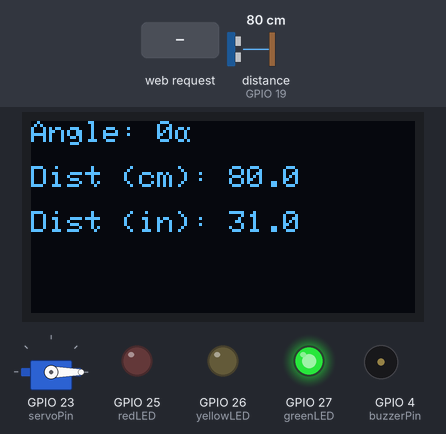
The sketch below on a simulated ESP32. Shown: servo, 128×64 one-colour display, output pins drawn as LEDs (lit = HIGH), buzzer (waves = sounding, pin HIGH). Wiring (inferred from the names in the program): ultrasonic range finder: trigger GPIO 18; echo GPIO 19. Inputs (shaded band) come from the test bench; at power-on: distance to the obstacle (sensor on GPIO 19) 80 cm. The echo pulse lasts 58.3 µs per cm; WiFi joins after 1.5 s; servers stay silent unless stated; pins used as bus, display or sensor lines are not drawn; what the sketch prints to the serial monitor is not drawn.

Above: at 8.2 s.
8.3 s: distance to the obstacle (sensor on GPIO 19) set to 45 cm
At 9.6 s:
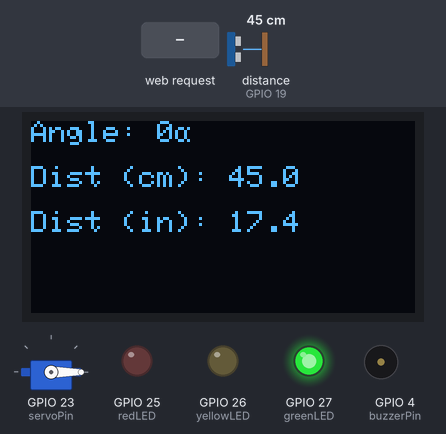
9.9 s: distance to the obstacle (sensor on GPIO 19) set to 36 cm
At 10.12 s:
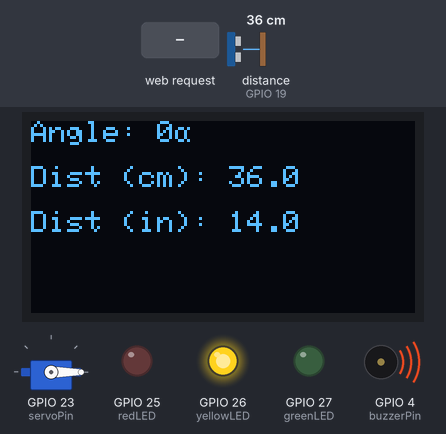
12.1 s: HTTP request GET /set_angle?angle=120 received
At 12.52 s:
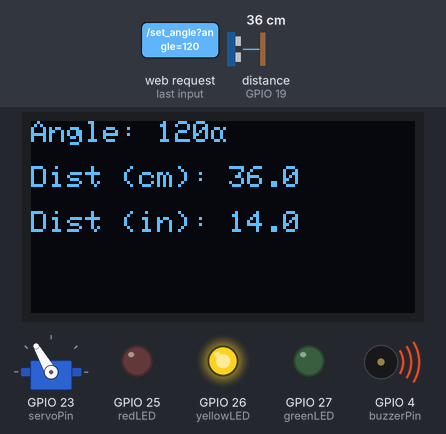
14.1 s: distance to the obstacle (sensor on GPIO 19) set to 16 cm
At 14.32 s:
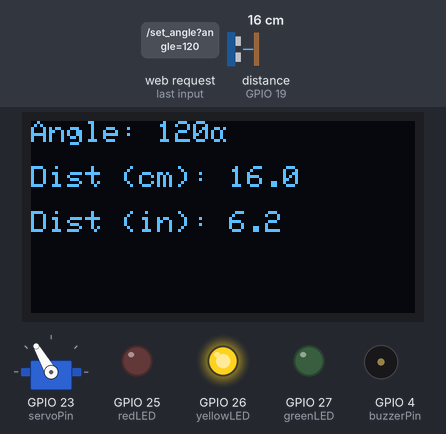
15.7 s: distance to the obstacle (sensor on GPIO 19) set to 13 cm
At 17.48 s:
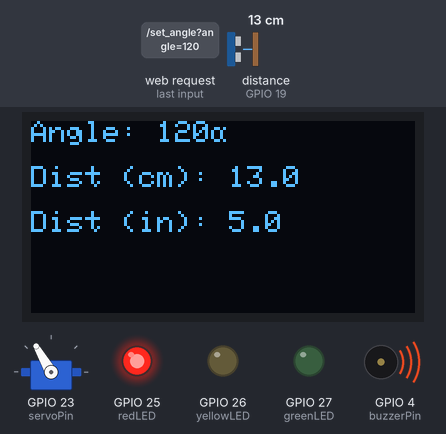
17.5 s: HTTP request GET /set_angle?angle=1 received
At 18.3 s:
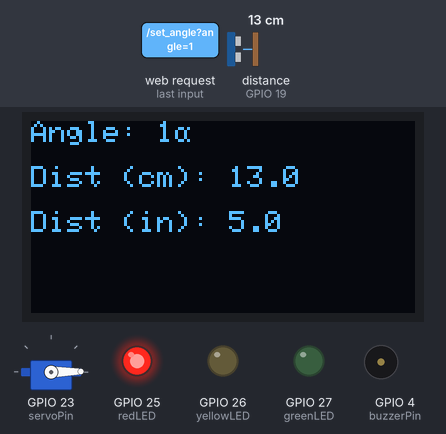
Timing chart, 0 to 20.1 s (numbered marks = the images above; inputs shaded):
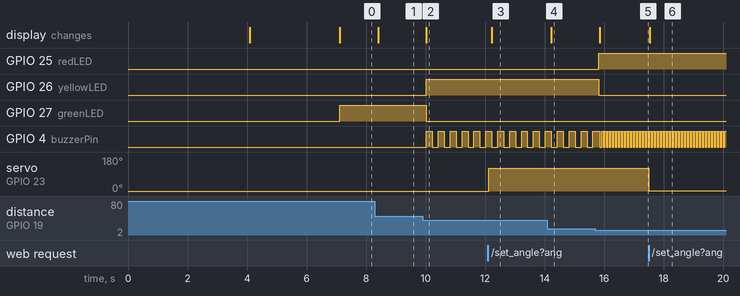

The sketch:

main.ino.ino
```cpp
#include <Wire.h>
#include <Adafruit_GFX.h>
#include <Adafruit_SSD1306.h>
#include <ESP32Servo.h>
#include <WiFi.h>
#include <WebServer.h>

#define SCREEN_WIDTH 128
#define SCREEN_HEIGHT 64

Adafruit_SSD1306 display(SCREEN_WIDTH, SCREEN_HEIGHT, &Wire, -1);

// Pin definitions
#define trigPin 18
#define echoPin 19
#define greenLED 27
#define yellowLED 26
#define redLED 25
#define buzzerPin 4
#define servoPin 23

// Wi-Fi credentials
const char* ssid = "vivo V30e";
const char* password = "12345678"; // Replace with your hotspot password

WebServer server(80);
Servo myServo;

// Global variables for current measurements
float currentDistanceCM = 0.0;
float currentDistanceIN = 0.0;
int currentAngle = 0;

// Buzzer timing variables
unsigned long lastBuzzerChange = 0;
bool buzzerState = LOW;
bool buzzerActive = false;
unsigned long buzzerOnDuration = 0;
unsigned long buzzerOffDuration = 0;

// For non-blocking timing
unsigned long lastMeasurement = 0;
const unsigned long measurementInterval = 100; // ms

void setup() {
  Serial.begin(115200);

  pinMode(trigPin, OUTPUT);
  pinMode(echoPin, INPUT);
  pinMode(greenLED, OUTPUT);
  pinMode(yellowLED, OUTPUT);
  pinMode(redLED, OUTPUT);
  pinMode(buzzerPin, OUTPUT);

  myServo.attach(servoPin);
  myServo.write(0);
  currentAngle = 0;

  // OLED setup
  if (!display.begin(SSD1306_SWITCHCAPVCC, 0x3C)) {
    Serial.println(F("SSD1306 allocation failed"));
    while (true);
  }
  display.clearDisplay();
  display.setTextSize(2);
  display.setTextColor(WHITE);
  display.setCursor(0, 0);
  display.println("Distance");
  display.display();
  delay(2000);

  // WiFi connect
  WiFi.begin(ssid, password);
  int attempts = 0;
  while (WiFi.status() != WL_CONNECTED && attempts < 20) {
    delay(1000);
    Serial.println("Connecting to WiFi...");
    attempts++;
  }
  display.clearDisplay();
  display.setTextSize(1);
  display.setCursor(0, 0);
  display.print("IP: ");
  display.println(WiFi.localIP());
  display.display();
  delay(3000);

  // CSS endpoint
  server.on("/style.css", []() {
    String css = R"rawliteral(
      body {
        font-family: 'Arial', 'Helvetica', sans-serif;
        background: linear-gradient(to right, #1e3c72, #2a5298);
        color: #fff;
        display: flex;
        flex-direction: column;
        align-items: center;
        justify-content: center;
        min-height: 100vh;
        margin: 0;
        padding: 20px;
        box-sizing: border-box;
        transition: all 0.3s ease;
      }
      body.dark-mode {
        background: linear-gradient(to right, #121212, #1f1f1f);
        color: #ddd;
      }
      h1 {
        font-size: 2.5em;
        margin-bottom: 20px;
        text-shadow: 2px 2px 4px rgba(0, 0, 0, 0.5);
      }
      .container {
        background: rgba(255, 255, 255, 0.15);
        padding: 25px;
        border-radius: 20px;
        box-shadow: 0 6px 12px rgba(0, 0, 0, 0.4);
        text-align: center;
        width: 90%;
        max-width: 600px;
        backdrop-filter: blur(5px);
        transition: all 0.3s ease;
      }
      body.dark-mode .container {
        background: rgba(255, 255, 255, 0.05);
      }
      p {
        font-size: 1.5em;
        margin: 10px 0;
        padding: 12px;
        background: rgba(255, 255, 255, 0.2);
        border-radius: 10px;
        box-shadow: 0 2px 4px rgba(0, 0, 0, 0.2);
        transition: all 0.3s ease;
      }
      body.dark-mode p {
        background: rgba(255, 255, 255, 0.1);
      }
      .chart-container {
        position: relative;
        margin-top: 20px;
        background: rgba(255, 255, 255, 0.95);
        border-radius: 15px;
        padding: 15px;
        box-shadow: 0 4px 8px rgba(0, 0, 0, 0.3);
        max-width: 100%;
        overflow: hidden;
        transition: all 0.3s ease;
      }
      body.dark-mode .chart-container {
        background: rgba(0, 0, 0, 0.9);
      }
      canvas {
        max-width: 100%;
        height: auto;
        border-radius: 10px;
      }
      .slider {
        width: 90%;
        margin: 10px 0 24px 0;
        accent-color: #4CAF50;
      }
      .servo-label {
        font-size: 1.2em;
        color: #03A9F4;
        margin-bottom: 20px;
      }
      .button-container {
        margin-top: 20px;
        display: flex;
        flex-wrap: wrap;
        justify-content: center;
        gap: 10px;
      }
      button {
        padding: 10px 20px;
        font-size: 1em;
        border: none;
        border-radius: 8px;
        background-color: #4CAF50;
        color: white;
        cursor: pointer;
        transition: background-color 0.3s ease;
      }
      button:hover {
        background-color: #45a049;
      }
      #pauseButton.paused {
        background-color: #f44336;
      }
      #pauseButton.paused:hover {
        background-color: #e53935;
      }
      #themeButton {
        background-color: #2196F3;
      }
      #themeButton:hover {
        background-color: #1e88e5;
      }
      #resetButton {
        background-color: #ff9800;
      }
      #resetButton:hover {
        background-color: #fb8c00;
      }
      .log-container {
        margin-top: 20px;
        background: rgba(255, 255, 255, 0.15);
        padding: 15px;
        border-radius: 10px;
        max-height: 150px;
        overflow-y: auto;
        transition: all 0.3s ease;
      }
      body.dark-mode .log-container {
        background: rgba(255, 255, 255, 0.05);
      }
      .log-container h3 {
        margin: 0 0 10px 0;
        font-size: 1.2em;
      }
      .log-container p {
        font-size: 1em;
        margin: 5px 0;
        padding: 5px;
      }
    )rawliteral";
    server.send(200, "text/css", css);
  });

  // Main web page
  server.on("/", []() {
    String html = R"rawliteral(
<!DOCTYPE html>
<html lang="en">
<head>
  <meta charset="UTF-8">
  <meta name="viewport" content="width=device-width, initial-scale=1.0">
  <title>ESP32 Distance Monitor</title>
  <link rel="stylesheet" href="/style.css">
  <script src="https://cdn.jsdelivr.net/npm/chart.js"></script>
</head>
<body>
  <div class="container">
    <h1>ESP32 Distance Monitor</h1>
    <p id="distanceCM">Distance (cm): --</p>
    <p id="distanceIN">Distance (in): --</p>
    <div>
      <label for="servoSlider" class="servo-label">Servo Angle: <span id="angleVal">0</span>&deg;</label>
      <input type="range" min="0" max="180" value="0" id="servoSlider" class="slider" oninput="updateAngle(this.value)">
    </div>
    <div class="chart-container">
      <canvas id="distanceChart"></canvas>
    </div>
    <div class="button-container">
      <button id="resetButton" onclick="resetChart()">Reset Graph</button>
      <button id="pauseButton" onclick="togglePause()">Pause Updates</button>
      <button id="themeButton" onclick="toggleTheme()">Toggle Dark Mode</button>
    </div>
    <div class="log-container">
      <h3>Data Log</h3>
      <div id="dataLog"></div>
    </div>
  </div>
  <script>
    let distancesCM = [];
    let distancesIN = [];
    let labels = [];
    let maxPoints = 20;
    let isPaused = false;
    let dataLog = [];
    let chart;
    let angle = 0;

    function fetchData() {
      if (isPaused) return;
      fetch('/data')
        .then(response => response.json())
        .then(data => {
          let cm = parseFloat(data.distanceCM);
          let inch = parseFloat(data.distanceIN);
          angle = data.angle;
          document.getElementById('distanceCM').innerText = `Distance (cm): ${cm.toFixed(1)}`;
          document.getElementById('distanceIN').innerText = `Distance (in): ${inch.toFixed(1)}`;
          document.getElementById('servoSlider').value = angle;
          document.getElementById('angleVal').innerText = angle;
          if (labels.length >= maxPoints) { labels.shift(); distancesCM.shift(); distancesIN.shift(); }
          labels.push('');
          distancesCM.push(cm);
          distancesIN.push(inch);
          chart.data.labels = labels;
          chart.data.datasets[0].data = distancesCM;
          chart.data.datasets[1].data = distancesIN;
          chart.update();
          // Data log
          const logEntry = `Angle: ${angle}&deg;, ${cm.toFixed(1)} cm / ${inch.toFixed(1)} in`;
          dataLog.unshift(logEntry);
          if (dataLog.length > 10) dataLog.pop();
          document.getElementById('dataLog').innerHTML = dataLog.map(entry => `<p>${entry}</p>`).join('');
        });
    }
    function updateAngle(val) {
      document.getElementById('angleVal').innerText = val;
      fetch('/set_angle?angle=' + val);
    }
    function resetChart() {
      labels = []; distancesCM = []; distancesIN = [];
      chart.data.labels = labels;
      chart.data.datasets[0].data = distancesCM;
      chart.data.datasets[1].data = distancesIN;
      chart.update();
      dataLog = [];
      document.getElementById('dataLog').innerHTML = '';
    }
    function togglePause() {
      isPaused = !isPaused;
      const pauseButton = document.getElementById('pauseButton');
      pauseButton.innerText = isPaused ? 'Resume Updates' : 'Pause Updates';
      pauseButton.classList.toggle('paused');
    }
    function toggleTheme() { document.body.classList.toggle('dark-mode'); }
    window.onload = function() {
      let ctx = document.getElementById('distanceChart').getContext('2d');
      chart = new Chart(ctx, {
        type: 'line',
        data: {
          labels: labels,
          datasets: [
            { label: 'Distance (cm)', data: distancesCM, borderColor: '#00ff00', backgroundColor: 'rgba(0,255,0,0.3)', fill: true, tension: 0.3, borderWidth: 4, pointRadius: 3 },
            { label: 'Distance (in)', data: distancesIN, borderColor: '#ff00ff', backgroundColor: 'rgba(255,0,255,0.3)', fill: true, tension: 0.3, borderWidth: 4, pointRadius: 3 }
          ]
        },
        options: { animation: false, scales: { y: { beginAtZero: true, max: 200 } }, plugins: { legend: { labels: { color: '#333', font: { size: 14 } } } } }
      });
      setInterval(fetchData, 500);
      fetchData();
    }
  </script>
</body>
</html>
)rawliteral";
    server.send(200, "text/html", html);
  });

  // Endpoint to set servo angle
  server.on("/set_angle", []() {
    if (server.hasArg("angle")) {
      int newAngle = server.arg("angle").toInt();
      if (newAngle >= 0 && newAngle <= 180) {
        currentAngle = newAngle;
        myServo.write(currentAngle);
      }
    }
    server.send(200, "text/plain", "OK");
  });

  // Data endpoint
  server.on("/data", []() {
    String json = "{\"distanceCM\":";
    json += String(currentDistanceCM, 1);
    json += ",\"distanceIN\":";
    json += String(currentDistanceIN, 1);
    json += ",\"angle\":";
    json += String(currentAngle);
    json += "}";
    server.send(200, "application/json", json);
  });

  server.begin();
  Serial.println("Web server started");
}

void loop() {
  server.handleClient();

  unsigned long currentMillis = millis();

  // Measure distance every 100ms
  if (currentMillis - lastMeasurement >= measurementInterval) {
    long duration;
    float distanceCM, distanceIN;

    digitalWrite(trigPin, LOW);
    delayMicroseconds(2);
    digitalWrite(trigPin, HIGH);
    delayMicroseconds(10);
    digitalWrite(trigPin, LOW);

    duration = pulseIn(echoPin, HIGH, 30000);
    distanceCM = duration * 0.0343 / 2;
    distanceIN = duration * 0.0133 / 2;

    if (duration <= 0 || duration > 100000 || isnan(distanceCM) || distanceCM > 1000) {
      distanceCM = 0.0;
      distanceIN = 0.0;
    }

    currentDistanceCM = distanceCM;
    currentDistanceIN = distanceIN;

    // OLED display
    display.clearDisplay();
    display.setTextSize(1);
    display.setCursor(0, 0);
    display.print("Angle: ");
    display.print(currentAngle);
    display.print((char)223);

    display.setCursor(0, 15);
    display.print("Dist (cm): ");
    display.print(distanceCM, 1);

    display.setCursor(0, 30);
    display.print("Dist (in): ");
    display.print(distanceIN, 1);

    display.display();

    // LED Logic
    if (distanceCM > 40) {
      digitalWrite(greenLED, HIGH);
      digitalWrite(yellowLED, LOW);
      digitalWrite(redLED, LOW);
    } else if (distanceCM > 15 && distanceCM <= 40) {
      digitalWrite(greenLED, LOW);
      digitalWrite(yellowLED, HIGH);
      digitalWrite(redLED, LOW);
    } else {
      digitalWrite(greenLED, LOW);
      digitalWrite(yellowLED, LOW);
      digitalWrite(redLED, HIGH);
    }

    // Buzzer Logic (non-blocking)
    if (distanceCM > 0 && distanceCM <= 15) {
      if (!buzzerActive || buzzerOnDuration != 50) {
        buzzerActive = true;
        buzzerOnDuration = 50;
        buzzerOffDuration = 50;
        lastBuzzerChange = currentMillis;
        buzzerState = HIGH;
        digitalWrite(buzzerPin, buzzerState);
      }
    } else if (distanceCM > 15 && distanceCM <= 40) {
      if (!buzzerActive || buzzerOnDuration != 200) {
        buzzerActive = true;
        buzzerOnDuration = 200;
        buzzerOffDuration = 200;
        lastBuzzerChange = currentMillis;
        buzzerState = HIGH;
        digitalWrite(buzzerPin, buzzerState);
      }
    } else {
      buzzerActive = false;
      digitalWrite(buzzerPin, LOW);
    }

    lastMeasurement = currentMillis;
  }

  // Handle buzzer timing (non-blocking)
  unsigned long currentMillis2 = millis();
  if (buzzerActive && (currentMillis2 - lastBuzzerChange >= (buzzerState ? buzzerOnDuration : buzzerOffDuration))) {
    buzzerState = !buzzerState;
    digitalWrite(buzzerPin, buzzerState);
    lastBuzzerChange = currentMillis2;
  }
}
```

Measured:
- the behaviour switches between 41 and 40 cm on distance to the obstacle (sensor on GPIO 19) (found by bisection; images 1 and 2)
- the behaviour switches between 15 and 14 cm on distance to the obstacle (sensor on GPIO 19) (found by bisection; images 4 and 5)
- after the input at 8.3 s, the display: changes after 0.12 s (image 1)
- after the input at 9.9 s, GPIO 26 (yellowLED): LOW → HIGH after 0.12 s; GPIO 27 (greenLED): HIGH → LOW after 0.12 s; GPIO 4 (buzzerPin): alternates HIGH for 0.20 s and LOW for 0.20 s, starting after 0.12 s; the display: changes after 0.12 s (image 2)
- after the input at 12.1 s, servo on GPIO 23 (servoPin): 0° → 120° at once; the display: changes after 0.13 s (image 3)
- after the input at 14.1 s, the display: changes after 0.13 s (image 4)
- after the input at 15.7 s, GPIO 25 (redLED): LOW → HIGH after 0.13 s; GPIO 26 (yellowLED): HIGH → LOW after 0.13 s; GPIO 4 (buzzerPin): alternates HIGH for 0.05 s and LOW for 0.05 s, starting after 0.23 s; the display: changes after 0.15 s (image 5)
- after the input at 17.5 s, servo on GPIO 23 (servoPin): 120° → 1° at once; the display: changes at once (image 6)
